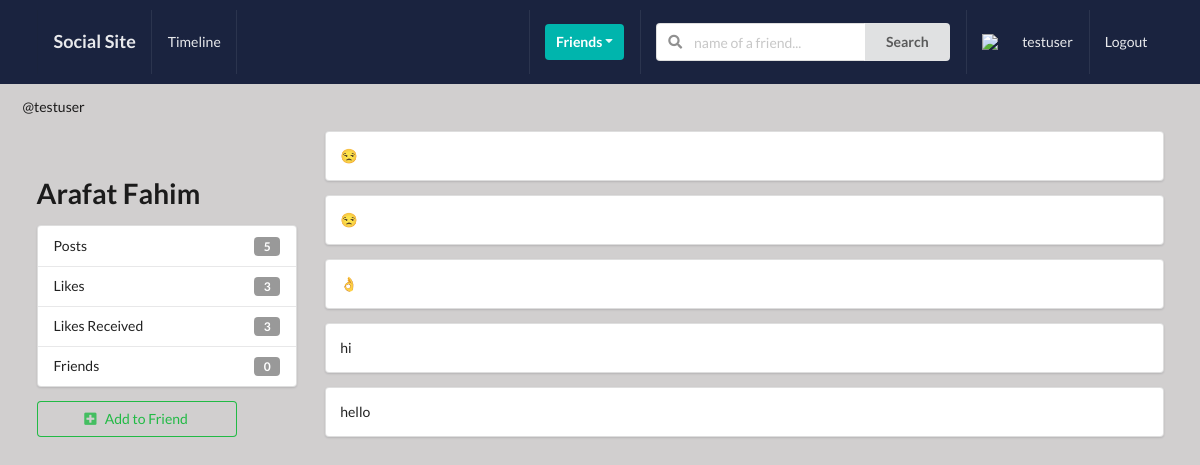
The app's page /profiles/testuser/ (signed in) with its own data.
### profiles/models.py (models this page shows, shortened)
class Profile(models.Model):
 first_name = models.CharField(max_length=200, blank=True)
 last_name = models.CharField(max_length=200, blank=True)
 user=models.OneToOneField(User, on_delete=models.CASCADE)
 bio = models.TextField(default="no bio...", max_length=300)
 email=models.EmailField(max_length=200, blank=True)
 country=models.CharField(max_length=200, blank=True)
 avatar=models.ImageField(default='avatar.png',upload_to='avatars/')
 friends=models.ManyToManyField(User, blank=True, related_name='friends')
 slug = models.SlugField(unique=True, blank=True)
 updated = models.DateTimeField(auto_now=True)
 created = models.DateTimeField(auto_now_add=True)
 objects = ProfileManager()
 def get_friends_no(self):
     return self.friends.all().count()
 def get_posts_no(self):
     return self.posts.all().count()
 def get_all_authors_posts(self):
     return self.posts.all()
 def get_likes_given_no(self):
     likes= self.like_set.all()
     total_liked = 0
     for item in likes:
         if item.value=='Like':
             total_liked += 1
     return total_liked
 def get_likes_received_no(self):
     posts = self.posts.all()
     total_liked=0
     for item in posts:
         total_liked += item.liked.all().count()
     return total_liked
 __initial_first_name = None
 __initial_last_name  = None
 def __init__(self, *args, **kwargs):
     super().__init__(*args, **kwargs)
     self.__initial_first_name= self.first_name
     self.__initial_last_name = self.last_name

### posts/models.py (models this page shows, shortened)
class Like(models.Model):
    user = models.ForeignKey(Profile, on_delete=models.CASCADE)
    post = models.ForeignKey(Post, on_delete=models.CASCADE)
    value = models.CharField(choices=LIKE_CHOICES, max_length=8)
    updated = models.DateTimeField(auto_now=True)
    created = models.DateTimeField(auto_now_add=True)

class Post(models.Model):
    content = models.TextField()
    image = models.ImageField(upload_to='posts', validators=[FileExtensionValidator(['png', 'jpg', 'jpeg'])], blank=True)
    liked = models.ManyToManyField(Profile, blank=True , related_name='likes')
    updated = models.DateTimeField(auto_now=True)
    created = models.DateTimeField(auto_now_add=True)
    author = models.ForeignKey(Profile, on_delete=models.CASCADE, related_name='posts')
    class Meta:
        ordering = ('-created',)

### profiles/views.py (the view)
# urls.py: path('<slug>/', ProfileDetailView.as_view(), name='profile-detail-view'),
class ProfileDetailView(LoginRequiredMixin, DetailView):
    model = Profile
    template_name = 'profiles/detail.html'
    def get_object(self):
      slug =self.kwargs.get('slug')
      profile = Profile.objects.get(slug=slug)
      return profile
    def get_context_data(self, **kwargs):
        context =super().get_context_data(**kwargs)
        user = User.objects.get(username=self.request.user)
        profile =Profile.objects.get(user=user)
        rel_r = Relationship.objects.filter(sender=profile)
        rel_s = Relationship.objects.filter(receiver=profile)
        rel_receiver =[]
        rel_sender =[]
        for item in rel_r:
            rel_receiver.append(item.receiver.user)
        for item in rel_s:
            rel_sender.append(item.sender.user)
        context["rel_receiver"] = rel_receiver
        context["rel_sender"] = rel_sender
        context ['posts'] = self.get_object().get_all_authors_posts()
        context['len_posts'] = True if len(self.get_object().get_all_authors_posts()) > 0 else False
        return context

### templates/profiles/detail.html (shortened to what this page needs)
{% extends 'base.html' %}
{% block content %}
<div class="ui grid">
    <br>
      @{{object.user}}
    <div class="row">
        <div class="four wide column">
            <h1>{{object.user.first_name}} {{object.user.last_name}}</h1>
            <div class="ui vertical fluid menu">
                <div class="item">
                    Posts
                    <div class="ui label">{{object.get_posts_no}}</div>
                </div>
                <div class="item">
                    Likes
                    <div class="ui label">{{object.get_likes_given_no}}</div>
                </div>
                <div class="item">
                    Likes Received
                    <div class="ui label">{{object.get_likes_received_no}}</div>
                </div>
                <div class="item">
                    Friends
                    <div class="ui label">{{object.get_friends_no}}</div>
                </div>
            </div>
                {% if object.user not in rel_receiver and object.user not in rel_sender%}
                        <form action="{% url 'profiles:send-invite' %}" method="POST">
                                <button type="submit" class="ui positive basic button mb-5 w-big"><i class="plus square icon"></i>Add to Friend</button>
                        </form>
                {% endif %}
        </div>
        <div class="twelve wide column">
            {% if len_posts %}
                {% for post in posts%}
                    <div class="segment ui fluid">
                        {{post.content}}
                    </div>
                {% endfor %}
            {% else %}
                <h1>No Post Found</h1>
            {% endif %}
        </div>
    </div>
</div>
{% endblock content %}

### templates/base.html (shortened to what this page needs)
{% load static %}
<!doctype html>
<html lang="en">
  <head>
    <link rel="stylesheet" type="text/css" href= "{% static 'style.css' %}">
    <link rel="stylesheet" type='text/css' href="https://cdnjs.cloudflare.com/ajax/libs/semantic-ui/2.2.14/semantic.min.css">
  </head>
  <body>
    {% include 'main/navbar.html' %}
    <div class="ui container">
      {% block content %}
      {% endblock content %}
    </div>
  </body>
</html>

### templates/main/navbar.html (shortened to what this page needs)
{% url 'home-view' as path_to_home %}
{% url 'posts:main-post-view' as path_to_posts %}
{% url 'profiles:my-profile-view' as path_to_my_profile %}
<div class="ui inverted menu nav mb-7">
    <div class="ui container">
      <a href="{{path_to_home}}" class=" {% if request.path == path_to_home %} active {% endif %} item">
          <h3>Social Site</h3>
      </a>
      {% if request.user.is_authenticated %}
      <a href="{{path_to_posts}}" class="{% if request.path == path_to_posts %} active {% endif %} item">
          Timeline
      </a>
      {% endif %}
      <div class="right menu">
          {% if request.user.is_authenticated %}
                <div class="item">
                    <div class="ui floating dropdown icon button teal"> Friends
                        <i class="dropdown icon"></i>
                    </div>
                </div>
                <div class="item">
                    <form action="" method="GET">
                    <div class="ui action left icon input">
                    <input class="prompt" type="text" name='q' placeholder="name of a friend...">
                    <button type='submit' class="ui button">Search</button>
                    </div>
                </form>
                </div>
              <a href="{{path_to_my_profile}}" class="{% if request.path == path_to_my_profile %}active{% endif %} item">
                  <img src={{picture.url}} class="ui avatar image">&nbsp;
                    {{ request.user }}
              </a>
              <a href="{% url 'account_logout' %}" class="ui item">
                  Logout
              </a>
          {% else %}
                <a href="{% url 'account_login' %}" class="ui item">
                  Login
              </a>
          {% endif %}
      </div>
    </div>
  </div>

### static_project/style.css (style rules this page uses)
body { background: #d1cfcf !important ; }
.nav { border-radius: 0px !important; padding: 10px 0 10px 0 !important; background-color: #1a233f !important; }
.mb-7 { margin-bottom: 7px !important; }
.mb-5 { margin-bottom: 5px; }
.w-big { width: 200px; }

### records on screen
Profile: user "testuser", user.first_name "Arafat", user.last_name "Fahim", get_posts_no "5", get_likes_given_no "3", get_likes_received_no "3", get_friends_no "0"
Post: content "😒"
Post: content "😒"
Post: content "👌"
Post: content "hi"
Post: content "hello"

### other values on screen
{{ request.user }} "testuser"
